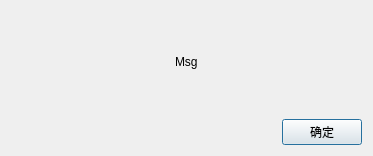
<?xml version="1.0" encoding="UTF-8"?>
<ui version="4.0">
 <class>MessageInformation</class>
 <widget class="QDialog" name="MessageInformation">
  <property name="geometry">
   <rect>
    <x>0</x>
    <y>0</y>
    <width>373</width>
    <height>156</height>
   </rect>
  </property>
  <property name="windowTitle">
   <string>MessageInformation</string>
  </property>
  <layout class="QVBoxLayout" name="verticalLayout">
   <item>
    <spacer name="verticalSpacer">
     <property name="orientation">
      <enum>Qt::Vertical</enum>
     </property>
     <property name="sizeHint" stdset="0">
      <size>
       <width>20</width>
       <height>27</height>
      </size>
     </property>
    </spacer>
   </item>
   <item>
    <layout class="QHBoxLayout" name="horizontalLayout_2">
     <item>
      <spacer name="horizontalSpacer">
       <property name="orientation">
        <enum>Qt::Horizontal</enum>
       </property>
       <property name="sizeHint" stdset="0">
        <size>
         <width>40</width>
         <height>20</height>
        </size>
       </property>
      </spacer>
     </item>
     <item>
      <widget class="QLabel" name="labelMsg">
       <property name="text">
        <string>Msg</string>
       </property>
      </widget>
     </item>
     <item>
      <spacer name="horizontalSpacer_2">
       <property name="orientation">
        <enum>Qt::Horizontal</enum>
       </property>
       <property name="sizeHint" stdset="0">
        <size>
         <width>40</width>
         <height>20</height>
        </size>
       </property>
      </spacer>
     </item>
    </layout>
   </item>
   <item>
    <spacer name="verticalSpacer_2">
     <property name="orientation">
      <enum>Qt::Vertical</enum>
     </property>
     <property name="sizeHint" stdset="0">
      <size>
       <width>20</width>
       <height>28</height>
      </size>
     </property>
    </spacer>
   </item>
   <item>
    <layout class="QHBoxLayout" name="horizontalLayout">
     <item>
      <spacer name="horizontalSpacer_3">
       <property name="orientation">
        <enum>Qt::Horizontal</enum>
       </property>
       <property name="sizeHint" stdset="0">
        <size>
         <width>40</width>
         <height>20</height>
        </size>
       </property>
      </spacer>
     </item>
     <item>
      <widget class="QPushButton" name="pushButtonOk">
       <property name="text">
        <string>确定</string>
       </property>
      </widget>
     </item>
    </layout>
   </item>
  </layout>
 </widget>
 <layoutdefault spacing="6" margin="11"/>
 <resources/>
 <connections/>
</ui>
